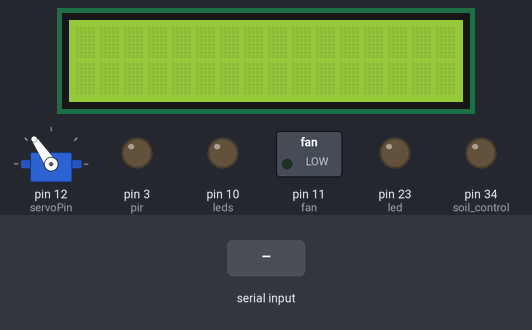
This sketch was run on a simulated Arduino Mega 2560, built with avr-gcc and run on an emulated ATmega2560. On the bench: 16×2 character LCD, servo, switched loads named in the sketch (green lamp = pin HIGH), output pins drawn as LEDs (lit = HIGH). Inputs (shaded band) come from the test bench.

Above: at 1.2 s.
1.3 s: "e" received over the second serial link
At 1.45 s:
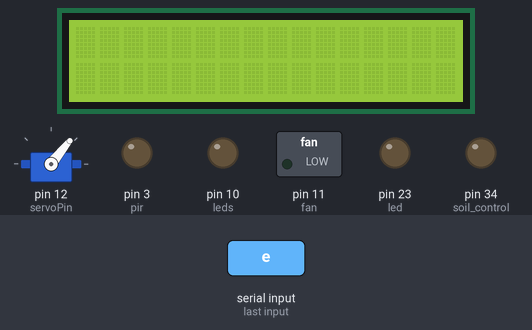
6.1 s: "a" received over the second serial link
8.1 s: "c" received over the second serial link
At 9.7 s:
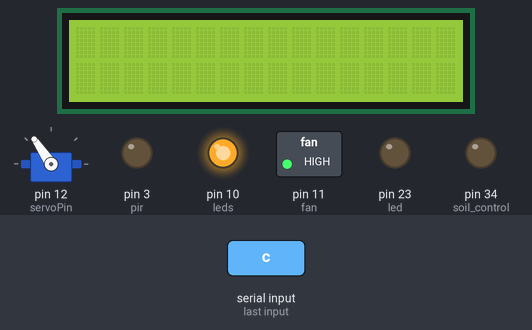
10.3 s: "b" received over the second serial link
At 10.7 s:
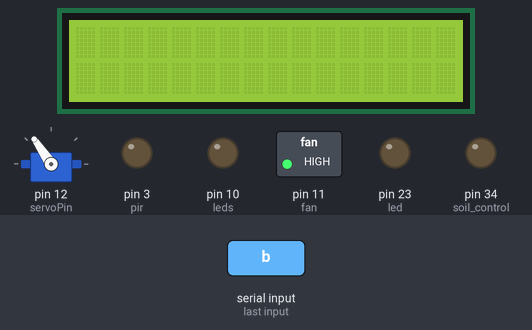
11.8 s: "f" received over the second serial link
At 12.95 s:
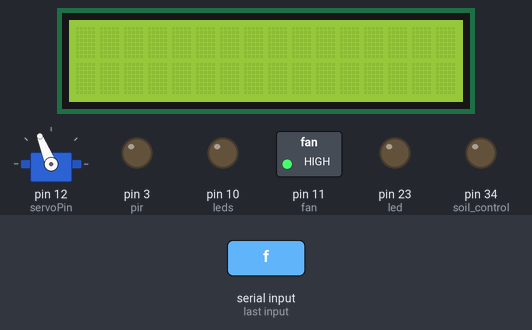
18.0 s: "d" received over the second serial link
At 20.0 s:
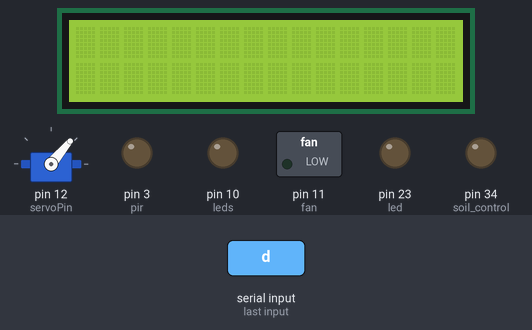
Timing chart, 0 to 21.0 s (numbered marks = the images above; inputs shaded):
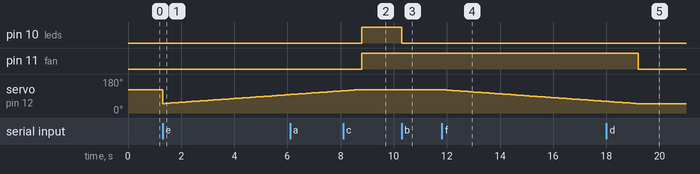

Measured:
- after the input at 1.3 s, servo on pin 12 (servoPin): 124° → 50° at once, → 51° 0.10 s later, → 52° 0.10 s later, → 53° 0.10 s later, … (48 changes in this stretch)
- after the input at 8.1 s, pin 11 (fan): LOW → HIGH after 0.71 s
- after the input at 10.3 s, pin 10 (leds): HIGH → LOW at once
- after the input at 11.8 s, servo on pin 12 (servoPin): moves from 124° to 62° over 6.1 s, starting at once
- after the input at 18.0 s, pin 11 (fan): HIGH → LOW after 1.2 s

The sketch:

finalCode1.04.ino
```cpp
#include <LiquidCrystal_I2C.h>
#include <Keypad.h>
#include <SoftwareSerial.h>
#include<Servo.h>
#include <Adafruit_Sensor.h>
#include <DHT.h>
#include <DHT_U.h>

//keypad pins
const byte ROWS = 4 , COLS = 4;
byte pinRows[ROWS] = {18,19,20,21};

byte pinCols[COLS] =  {14,15,16,17};

//door buzzer
#define buzzer1 4

//bluetooth pins
#define RX 0
#define TX 1

//servo pin
#define servoPin 12

//ultrasonic pins
#define echo 52
#define trig 50

//pir pin
#define pir 3

//pir leds pin
#define leds 10

//humidity sensor pin
#define dhtpin 48

//soil moisture sensor pin
#define soil_control 34
#define soil_adc A14

//flame sensor pin
#define flame 46

//fire alarm buzzer pin
#define buzzer2 3

//fan pin
#define fan 11


//ldr pin
#define ldr A1

#define led 23


LiquidCrystal_I2C lcd(0x27,16,2);
char keys[ROWS][COLS] = {{'1','2','3','A'},
                        {'4','5','6','B'},
                        {'7','8','9','C'},
                        {'*','0','=','D'}
                        };
Keypad keypad = Keypad(makeKeymap(keys) , pinRows , pinCols, ROWS , COLS);
bool password = false; byte ct = 0;
const String pass = "1234" ;
SoftwareSerial myserial(RX,TX);
Servo Myservo;
float distant,disC;
#define dhttype DHT11
DHT dht(dhtpin,dhttype);


void setup() {
  Serial.begin(9600);
  myserial.begin(9600);
  lcd.init();
  lcd.backlight();
  Myservo.attach(servoPin);
  Myservo.write(124);
  dht.begin();
  pinMode(buzzer1,OUTPUT);
  pinMode(echo,INPUT);
  pinMode(trig,OUTPUT);
  pinMode(pir,INPUT);
  pinMode(leds,OUTPUT);
  pinMode(soil_adc,INPUT);
  pinMode(soil_control,OUTPUT);
  digitalWrite(soil_control,LOW);
  pinMode(flame,INPUT);
  pinMode(buzzer2,OUTPUT);

  pinMode(fan,OUTPUT);

  pinMode(ldr,INPUT);
  pinMode(led,OUTPUT);

  noTone(buzzer1);
}

void loop() {
  bluetoothControl();
//  doorControl();
//  openLeds();
//  //curtain();
//  flameanddht();
//  soilsensor();
}

void doorControl(){
   if(true){
    lcd.clear(); lcd.setCursor(0,0); lcd.print("Welcome.");
    delay(1000);
    password = checkPass();
    if(password){
      servo_left();
      delay(2000);
//      long t = millis(); //>>>>>>>>>>>>>>>>loop
//      while(millis() < t + 10000){
////        openLeds();
////        flameanddht();
////        curtain();
////        soilsensor();
//      }

      servo_right();
      lcd.clear();
      }
   else{
         lcd.clear(); lcd.setCursor(0,0); lcd.print("Warning!");
         //tone(buzzer1,6000);
         long t = millis(); //>>>>>>>>>>>>>>>>loop
          while(millis() < t + 5500){

          lcd.setCursor(0,1); lcd.print((millis() - t)/1000);
          }
         //noTone(buzzer1);
         lcd.clear();
      }
    }
  }

bool checkPass(){
  for(int i = 0 ; i < 3;i++){ //>>>>>>>>>>>>>>>>loop
     lcd.setCursor(0,0); lcd.print("Enter Password : "); lcd.setCursor(0,1);
     String text = "";
     while(true){            //>>>>>>>>>>>>>>>>infinte loop
     char key = keypad.getKey();
     if(key == '=' && text == pass){
      lcd.clear(); lcd.setCursor(0,0); lcd.print("Correct Password" );
      lcd.setCursor(3,1); lcd.print("Welcome." );
      return true;
      }
     else if(key == '=' && text != pass) {
      lcd.clear();
      lcd.setCursor(0,0);
      lcd.print("Wrong Password");
      lcd.setCursor(0,1);
      lcd.print("Try again.");
      delay(1000);
      break;
      }
      else if(key){
        text += String(key);
        lcd.print("*");
      }
     }
    }
    return false;
  }

//void curtain(){
//  if(analogRead(ldr) <= 512)
//    //openCurtain();
//  else
//    //closeCurtain();
//  }

void soilsensor(){
  digitalWrite(soil_control,HIGH);
  delay(25);
  int soil=analogRead(soil_adc);
  delay(25);
  digitalWrite(soil_control,LOW);
  if(soil < 50){
    lcd.clear(); lcd.setCursor(0,0); lcd.print("Plantes needs");
    lcd.setCursor(3,1); lcd.print(" water.");
      }
  }

void flameanddht(){
   float h = dht.readHumidity();
   float t = dht.readTemperature();
   int val = digitalRead(flame);
   Serial.println(h);
   Serial.println(t);
   Serial.println(val);
   if(val == LOW || t > 40){
      tone(buzzer2,3000);
       }
   else if(h > 50){
      digitalWrite(fan,HIGH);
      }
   else{
      noTone(buzzer2);
     digitalWrite(fan,LOW);
     }
    }

void servo_right()
{
  for(int pos = 50; pos<= 124; pos++){   //>>>>>>>>>>>>>>>>loop
  Myservo.write(pos);
  delay(100);}
}

void servo_left()
{
  for(int pos = 123; pos >= 50; pos--){  //>>>>>>>>>>>>>>>>loop
  Myservo.write(pos);
  delay(100);
  }
}

float ultrasonic()
{
  digitalWrite(trig,LOW);
  delayMicroseconds(2);
  digitalWrite(trig,HIGH);
  delayMicroseconds(10);
  digitalWrite(trig,LOW);
  distant = pulseIn(echo,HIGH);
  disC = distant*0.5*0.034;
  Serial.println(disC);
  return disC;
}
void openLeds(){
  Serial.println(digitalRead(pir));
  if(digitalRead(pir)){
    digitalWrite(leds,HIGH);
    }
  else{
    digitalWrite(leds,LOW);
    }
  }


void bluetoothControl(){
  if(myserial.available()){
    switch(myserial.read()){
        case 'a' : {
        digitalWrite(leds,HIGH);
        break;
        }
        case 'b' : {
        digitalWrite(leds,LOW);
        break;
        }
        case 'c' : {
        digitalWrite(fan,HIGH);
        break;
        }
        case 'd' : {
        digitalWrite(fan,LOW);
        break;
        }
        case 'e' : {
        servo_right();
        break;
        }
        case 'f' : {
        servo_left();
        break;
        }
//        case 'I' : {
//        digitalWrite(buzzer1,HIGH);
//        break;
//        }
//        case 'J' : {
//        digitalWrite(buzzer1 , LOW);
//        break;
//        }
//        case 'K' : {
//        digitalWrite(buzzer2,HIGH);
//        break;
//        }
//        case 'L' : {
//        digitalWrite(buzzer2 , LOW);
//        break;
//        }
     }
    }
  }

//  void openCurtain(){
//    digitalWrite(curtainA,HIGH);
//    digitalWrite(curtainB,HIGH);
//    analogWrite(curtainE,255);
//  }
//
//  void closeCurtain(){
//    digitalWrite(curtainA,LOW);
//    digitalWrite(curtainB,LOW);
//    analogWrite(curtainE,0);
//  }
```
